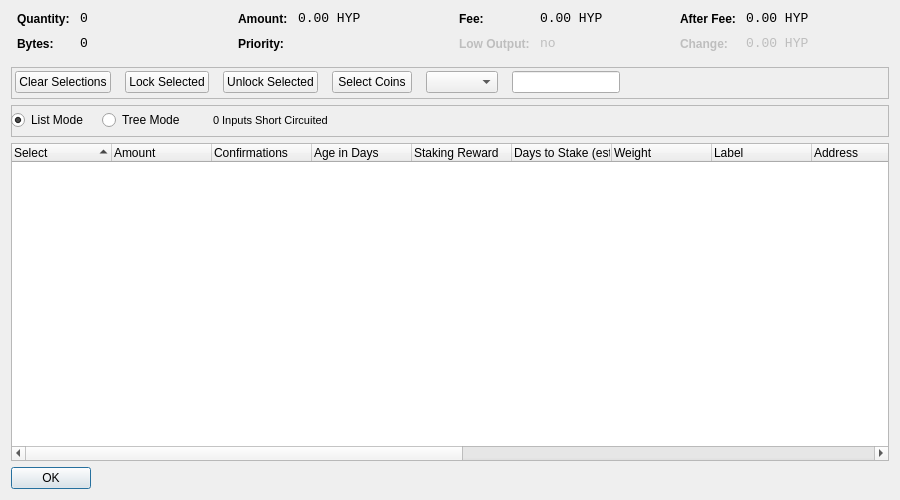
<?xml version="1.0" encoding="UTF-8"?>
<ui version="4.0">
 <class>CoinControlDialog</class>
 <widget class="QDialog" name="CoinControlDialog">
  <property name="geometry">
   <rect>
    <x>0</x>
    <y>0</y>
    <width>900</width>
    <height>500</height>
   </rect>
  </property>
  <property name="windowTitle">
   <string>Coin Control</string>
  </property>
  <layout class="QVBoxLayout" name="verticalLayout">
   <item>
    <layout class="QHBoxLayout" name="horizontalLayoutTop" stretch="0,0,0,0">
     <property name="topMargin">
      <number>0</number>
     </property>
     <property name="bottomMargin">
      <number>10</number>
     </property>
     <item>
      <layout class="QFormLayout" name="formLayoutCoinControl1">
       <property name="horizontalSpacing">
        <number>10</number>
       </property>
       <property name="verticalSpacing">
        <number>10</number>
       </property>
       <property name="leftMargin">
        <number>6</number>
       </property>
       <property name="rightMargin">
        <number>6</number>
       </property>
       <item row="0" column="0">
        <widget class="QLabel" name="labelCoinControlQuantityText">
         <property name="styleSheet">
          <string notr="true">font-weight:bold;</string>
         </property>
         <property name="text">
          <string>Quantity:</string>
         </property>
        </widget>
       </item>
       <item row="0" column="1">
        <widget class="QLabel" name="labelCoinControlQuantity">
         <property name="font">
          <font>
           <family>Monospace</family>
           <pointsize>10</pointsize>
          </font>
         </property>
         <property name="cursor">
          <cursorShape>IBeamCursor</cursorShape>
         </property>
         <property name="contextMenuPolicy">
          <enum>Qt::ActionsContextMenu</enum>
         </property>
         <property name="text">
          <string>0</string>
         </property>
         <property name="textInteractionFlags">
          <set>Qt::LinksAccessibleByMouse|Qt::TextSelectableByKeyboard|Qt::TextSelectableByMouse</set>
         </property>
        </widget>
       </item>
       <item row="1" column="0">
        <widget class="QLabel" name="labelCoinControlBytesText">
         <property name="styleSheet">
          <string notr="true">font-weight:bold;</string>
         </property>
         <property name="text">
          <string>Bytes:</string>
         </property>
        </widget>
       </item>
       <item row="1" column="1">
        <widget class="QLabel" name="labelCoinControlBytes">
         <property name="font">
          <font>
           <family>Monospace</family>
           <pointsize>10</pointsize>
          </font>
         </property>
         <property name="cursor">
          <cursorShape>IBeamCursor</cursorShape>
         </property>
         <property name="contextMenuPolicy">
          <enum>Qt::ActionsContextMenu</enum>
         </property>
         <property name="text">
          <string>0</string>
         </property>
         <property name="textInteractionFlags">
          <set>Qt::LinksAccessibleByMouse|Qt::TextSelectableByKeyboard|Qt::TextSelectableByMouse</set>
         </property>
        </widget>
       </item>
      </layout>
     </item>
     <item>
      <layout class="QFormLayout" name="formLayoutCoinControl2">
       <property name="horizontalSpacing">
        <number>10</number>
       </property>
       <property name="verticalSpacing">
        <number>10</number>
       </property>
       <property name="leftMargin">
        <number>6</number>
       </property>
       <property name="rightMargin">
        <number>6</number>
       </property>
       <item row="0" column="0">
        <widget class="QLabel" name="labelCoinControlAmountText">
         <property name="styleSheet">
          <string notr="true">font-weight:bold;</string>
         </property>
         <property name="text">
          <string>Amount:</string>
         </property>
        </widget>
       </item>
       <item row="0" column="1">
        <widget class="QLabel" name="labelCoinControlAmount">
         <property name="font">
          <font>
           <family>Monospace</family>
           <pointsize>10</pointsize>
          </font>
         </property>
         <property name="cursor">
          <cursorShape>IBeamCursor</cursorShape>
         </property>
         <property name="contextMenuPolicy">
          <enum>Qt::ActionsContextMenu</enum>
         </property>
         <property name="text">
          <string>0.00 HYP</string>
         </property>
         <property name="textInteractionFlags">
          <set>Qt::LinksAccessibleByMouse|Qt::TextSelectableByKeyboard|Qt::TextSelectableByMouse</set>
         </property>
        </widget>
       </item>
       <item row="1" column="0">
        <widget class="QLabel" name="labelCoinControlPriorityText">
         <property name="styleSheet">
          <string notr="true">font-weight:bold;</string>
         </property>
         <property name="text">
          <string>Priority:</string>
         </property>
        </widget>
       </item>
       <item row="1" column="1">
        <widget class="QLabel" name="labelCoinControlPriority">
         <property name="font">
          <font>
           <family>Monospace</family>
           <pointsize>10</pointsize>
          </font>
         </property>
         <property name="cursor">
          <cursorShape>IBeamCursor</cursorShape>
         </property>
         <property name="contextMenuPolicy">
          <enum>Qt::ActionsContextMenu</enum>
         </property>
         <property name="text">
          <string/>
         </property>
         <property name="textInteractionFlags">
          <set>Qt::LinksAccessibleByMouse|Qt::TextSelectableByKeyboard|Qt::TextSelectableByMouse</set>
         </property>
        </widget>
       </item>
      </layout>
     </item>
     <item>
      <layout class="QFormLayout" name="formLayoutCoinControl3">
       <property name="horizontalSpacing">
        <number>10</number>
       </property>
       <property name="verticalSpacing">
        <number>10</number>
       </property>
       <property name="leftMargin">
        <number>6</number>
       </property>
       <property name="rightMargin">
        <number>6</number>
       </property>
       <item row="0" column="0">
        <widget class="QLabel" name="labelCoinControlFeeText">
         <property name="styleSheet">
          <string notr="true">font-weight:bold;</string>
         </property>
         <property name="text">
          <string>Fee:</string>
         </property>
        </widget>
       </item>
       <item row="0" column="1">
        <widget class="QLabel" name="labelCoinControlFee">
         <property name="font">
          <font>
           <family>Monospace</family>
           <pointsize>10</pointsize>
          </font>
         </property>
         <property name="cursor">
          <cursorShape>IBeamCursor</cursorShape>
         </property>
         <property name="contextMenuPolicy">
          <enum>Qt::ActionsContextMenu</enum>
         </property>
         <property name="text">
          <string>0.00 HYP</string>
         </property>
         <property name="textInteractionFlags">
          <set>Qt::LinksAccessibleByMouse|Qt::TextSelectableByKeyboard|Qt::TextSelectableByMouse</set>
         </property>
        </widget>
       </item>
       <item row="1" column="0">
        <widget class="QLabel" name="labelCoinControlLowOutputText">
         <property name="enabled">
          <bool>false</bool>
         </property>
         <property name="styleSheet">
          <string notr="true">font-weight:bold;</string>
         </property>
         <property name="text">
          <string>Low Output:</string>
         </property>
        </widget>
       </item>
       <item row="1" column="1">
        <widget class="QLabel" name="labelCoinControlLowOutput">
         <property name="enabled">
          <bool>false</bool>
         </property>
         <property name="font">
          <font>
           <family>Monospace</family>
           <pointsize>10</pointsize>
          </font>
         </property>
         <property name="cursor">
          <cursorShape>IBeamCursor</cursorShape>
         </property>
         <property name="contextMenuPolicy">
          <enum>Qt::ActionsContextMenu</enum>
         </property>
         <property name="text">
          <string>no</string>
         </property>
         <property name="textInteractionFlags">
          <set>Qt::LinksAccessibleByMouse|Qt::TextSelectableByKeyboard|Qt::TextSelectableByMouse</set>
         </property>
        </widget>
       </item>
      </layout>
     </item>
     <item>
      <layout class="QFormLayout" name="formLayoutCoinControl4">
       <property name="fieldGrowthPolicy">
        <enum>QFormLayout::AllNonFixedFieldsGrow</enum>
       </property>
       <property name="horizontalSpacing">
        <number>10</number>
       </property>
       <property name="verticalSpacing">
        <number>10</number>
       </property>
       <property name="leftMargin">
        <number>6</number>
       </property>
       <property name="rightMargin">
        <number>6</number>
       </property>
       <item row="0" column="0">
        <widget class="QLabel" name="labelCoinControlAfterFeeText">
         <property name="styleSheet">
          <string notr="true">font-weight:bold;</string>
         </property>
         <property name="text">
          <string>After Fee:</string>
         </property>
        </widget>
       </item>
       <item row="0" column="1">
        <widget class="QLabel" name="labelCoinControlAfterFee">
         <property name="font">
          <font>
           <family>Monospace</family>
           <pointsize>10</pointsize>
          </font>
         </property>
         <property name="cursor">
          <cursorShape>IBeamCursor</cursorShape>
         </property>
         <property name="contextMenuPolicy">
          <enum>Qt::ActionsContextMenu</enum>
         </property>
         <property name="text">
          <string>0.00 HYP</string>
         </property>
         <property name="textInteractionFlags">
          <set>Qt::LinksAccessibleByMouse|Qt::TextSelectableByKeyboard|Qt::TextSelectableByMouse</set>
         </property>
        </widget>
       </item>
       <item row="1" column="0">
        <widget class="QLabel" name="labelCoinControlChangeText">
         <property name="enabled">
          <bool>false</bool>
         </property>
         <property name="styleSheet">
          <string notr="true">font-weight:bold;</string>
         </property>
         <property name="text">
          <string>Change:</string>
         </property>
        </widget>
       </item>
       <item row="1" column="1">
        <widget class="QLabel" name="labelCoinControlChange">
         <property name="enabled">
          <bool>false</bool>
         </property>
         <property name="font">
          <font>
           <family>Monospace</family>
           <pointsize>10</pointsize>
          </font>
         </property>
         <property name="cursor">
          <cursorShape>IBeamCursor</cursorShape>
         </property>
         <property name="contextMenuPolicy">
          <enum>Qt::ActionsContextMenu</enum>
         </property>
         <property name="text">
          <string>0.00 HYP</string>
         </property>
         <property name="textInteractionFlags">
          <set>Qt::LinksAccessibleByMouse|Qt::TextSelectableByKeyboard|Qt::TextSelectableByMouse</set>
         </property>
        </widget>
       </item>
      </layout>
     </item>
    </layout>
   </item>
   <item>
    <widget class="QFrame" name="frame">
     <property name="minimumSize">
      <size>
       <width>0</width>
       <height>32</height>
      </size>
     </property>
     <property name="frameShape">
      <enum>QFrame::StyledPanel</enum>
     </property>
     <property name="frameShadow">
      <enum>QFrame::Sunken</enum>
     </property>
     <widget class="QWidget" name="horizontalLayoutWidget">
      <property name="geometry">
       <rect>
        <x>4</x>
        <y>0</y>
        <width>959</width>
        <height>31</height>
       </rect>
      </property>
      <layout class="QHBoxLayout" name="horizontalLayoutPanel" stretch="0,0,0,0,0,0,0">
       <property name="spacing">
        <number>14</number>
       </property>
       <item>
        <widget class="QPushButton" name="pushButtonSelectAll">
         <property name="sizePolicy">
          <sizepolicy hsizetype="Maximum" vsizetype="Fixed">
           <horstretch>0</horstretch>
           <verstretch>0</verstretch>
          </sizepolicy>
         </property>
         <property name="text">
          <string>Clear Selections</string>
         </property>
        </widget>
       </item>
       <item>
        <widget class="QPushButton" name="pushButtonLockUTXO">
         <property name="text">
          <string>Lock Selected</string>
         </property>
        </widget>
       </item>
       <item>
        <widget class="QPushButton" name="pushButtonUnlockUTXO">
         <property name="text">
          <string>Unlock Selected</string>
         </property>
        </widget>
       </item>
       <item>
        <widget class="QPushButton" name="pushButtonCustomCC">
         <property name="text">
          <string>Select Coins</string>
         </property>
        </widget>
       </item>
       <item>
        <widget class="QComboBox" name="QComboBoxFilterCoins"/>
       </item>
       <item>
        <widget class="QLineEdit" name="lineEditCustomCC">
         <property name="enabled">
          <bool>true</bool>
         </property>
         <property name="sizePolicy">
          <sizepolicy hsizetype="Fixed" vsizetype="Fixed">
           <horstretch>0</horstretch>
           <verstretch>0</verstretch>
          </sizepolicy>
         </property>
         <property name="baseSize">
          <size>
           <width>50</width>
           <height>0</height>
          </size>
         </property>
        </widget>
       </item>
       <item>
        <spacer name="horizontalSpacer">
         <property name="orientation">
          <enum>Qt::Horizontal</enum>
         </property>
         <property name="sizeHint" stdset="0">
          <size>
           <width>40</width>
           <height>20</height>
          </size>
         </property>
        </spacer>
       </item>
      </layout>
     </widget>
    </widget>
   </item>
   <item>
    <widget class="QFrame" name="frame_2">
     <property name="minimumSize">
      <size>
       <width>0</width>
       <height>32</height>
      </size>
     </property>
     <property name="frameShape">
      <enum>QFrame::StyledPanel</enum>
     </property>
     <property name="frameShadow">
      <enum>QFrame::Sunken</enum>
     </property>
     <property name="lineWidth">
      <number>1</number>
     </property>
     <widget class="QWidget" name="horizontalLayoutWidget_2">
      <property name="geometry">
       <rect>
        <x>0</x>
        <y>0</y>
        <width>951</width>
        <height>31</height>
       </rect>
      </property>
      <layout class="QHBoxLayout" name="horizontalLayoutPanel_2" stretch="0,0,0,0,0">
       <property name="spacing">
        <number>14</number>
       </property>
       <item>
        <widget class="QRadioButton" name="radioListMode">
         <property name="sizePolicy">
          <sizepolicy hsizetype="Maximum" vsizetype="Fixed">
           <horstretch>0</horstretch>
           <verstretch>0</verstretch>
          </sizepolicy>
         </property>
         <property name="text">
          <string>List Mode</string>
         </property>
         <property name="checked">
          <bool>true</bool>
         </property>
        </widget>
       </item>
       <item>
        <widget class="QRadioButton" name="radioTreeMode">
         <property name="sizePolicy">
          <sizepolicy hsizetype="Maximum" vsizetype="Fixed">
           <horstretch>0</horstretch>
           <verstretch>0</verstretch>
          </sizepolicy>
         </property>
         <property name="text">
          <string>Tree Mode</string>
         </property>
        </widget>
       </item>
       <item>
        <widget class="QLabel" name="label">
         <property name="text">
          <string>&lt;html&gt;&lt;head/&gt;&lt;body&gt;&lt;p&gt;&lt;img src=&quot;:/icons/chip&quot;/&gt;&lt;/p&gt;&lt;/body&gt;&lt;/html&gt;</string>
         </property>
        </widget>
       </item>
       <item>
        <widget class="QLabel" name="labelLocked">
         <property name="maximumSize">
          <size>
           <width>16777215</width>
           <height>16777215</height>
          </size>
         </property>
         <property name="styleSheet">
          <string notr="true">font-size:10px;</string>
         </property>
         <property name="text">
          <string notr="true">&lt;html&gt;&lt;head/&gt;&lt;body&gt;&lt;p&gt;&lt;span style=&quot; font-size:8pt;&quot;&gt;0 Inputs Short Circuited&lt;/span&gt;&lt;/p&gt;&lt;/body&gt;&lt;/html&gt;</string>
         </property>
        </widget>
       </item>
       <item>
        <spacer name="horizontalSpacer_2">
         <property name="orientation">
          <enum>Qt::Horizontal</enum>
         </property>
         <property name="sizeHint" stdset="0">
          <size>
           <width>40</width>
           <height>20</height>
          </size>
         </property>
        </spacer>
       </item>
      </layout>
     </widget>
    </widget>
   </item>
   <item>
    <widget class="CoinControlTreeWidget" name="treeWidget">
     <property name="contextMenuPolicy">
      <enum>Qt::CustomContextMenu</enum>
     </property>
     <property name="sortingEnabled">
      <bool>true</bool>
     </property>
     <property name="columnCount">
      <number>17</number>
     </property>
     <attribute name="headerShowSortIndicator" stdset="0">
      <bool>true</bool>
     </attribute>
     <attribute name="headerStretchLastSection">
      <bool>false</bool>
     </attribute>
     <column>
      <property name="text">
       <string>Select</string>
      </property>
     </column>
     <column>
      <property name="text">
       <string>Amount</string>
      </property>
     </column>
     <column>
      <property name="text">
       <string>Confirmations</string>
      </property>
      <property name="toolTip">
       <string>Confirmed</string>
      </property>
     </column>
     <column>
      <property name="text">
       <string>Age in Days</string>
      </property>
     </column>
     <column>
      <property name="text">
       <string>Staking Reward</string>
      </property>
      <property name="textAlignment">
       <set>AlignLeading|AlignVCenter</set>
      </property>
     </column>
     <column>
      <property name="text">
       <string>Days to Stake (est.)</string>
      </property>
      <property name="textAlignment">
       <set>AlignLeading|AlignVCenter</set>
      </property>
     </column>
     <column>
      <property name="text">
       <string>Weight</string>
      </property>
     </column>
     <column>
      <property name="text">
       <string>Label</string>
      </property>
     </column>
     <column>
      <property name="text">
       <string>Address</string>
      </property>
     </column>
     <column>
      <property name="text">
       <string>Date</string>
      </property>
     </column>
     <column>
      <property name="text">
       <string>Priority</string>
      </property>
     </column>
     <column>
      <property name="text">
       <string/>
      </property>
     </column>
     <column>
      <property name="text">
       <string/>
      </property>
     </column>
     <column>
      <property name="text">
       <string/>
      </property>
     </column>
     <column>
      <property name="text">
       <string/>
      </property>
     </column>
     <column>
      <property name="text">
       <string/>
      </property>
     </column>
     <column>
      <property name="text">
       <string/>
      </property>
     </column>
    </widget>
   </item>
   <item>
    <widget class="QDialogButtonBox" name="buttonBox">
     <property name="sizePolicy">
      <sizepolicy hsizetype="Maximum" vsizetype="Fixed">
       <horstretch>0</horstretch>
       <verstretch>0</verstretch>
      </sizepolicy>
     </property>
     <property name="orientation">
      <enum>Qt::Horizontal</enum>
     </property>
     <property name="standardButtons">
      <set>QDialogButtonBox::Ok</set>
     </property>
    </widget>
   </item>
  </layout>
 </widget>
 <customwidgets>
  <customwidget>
   <class>CoinControlTreeWidget</class>
   <extends>QTreeWidget</extends>
   <header>coincontroltreewidget.h</header>
  </customwidget>
 </customwidgets>
 <resources/>
 <connections/>
</ui>
